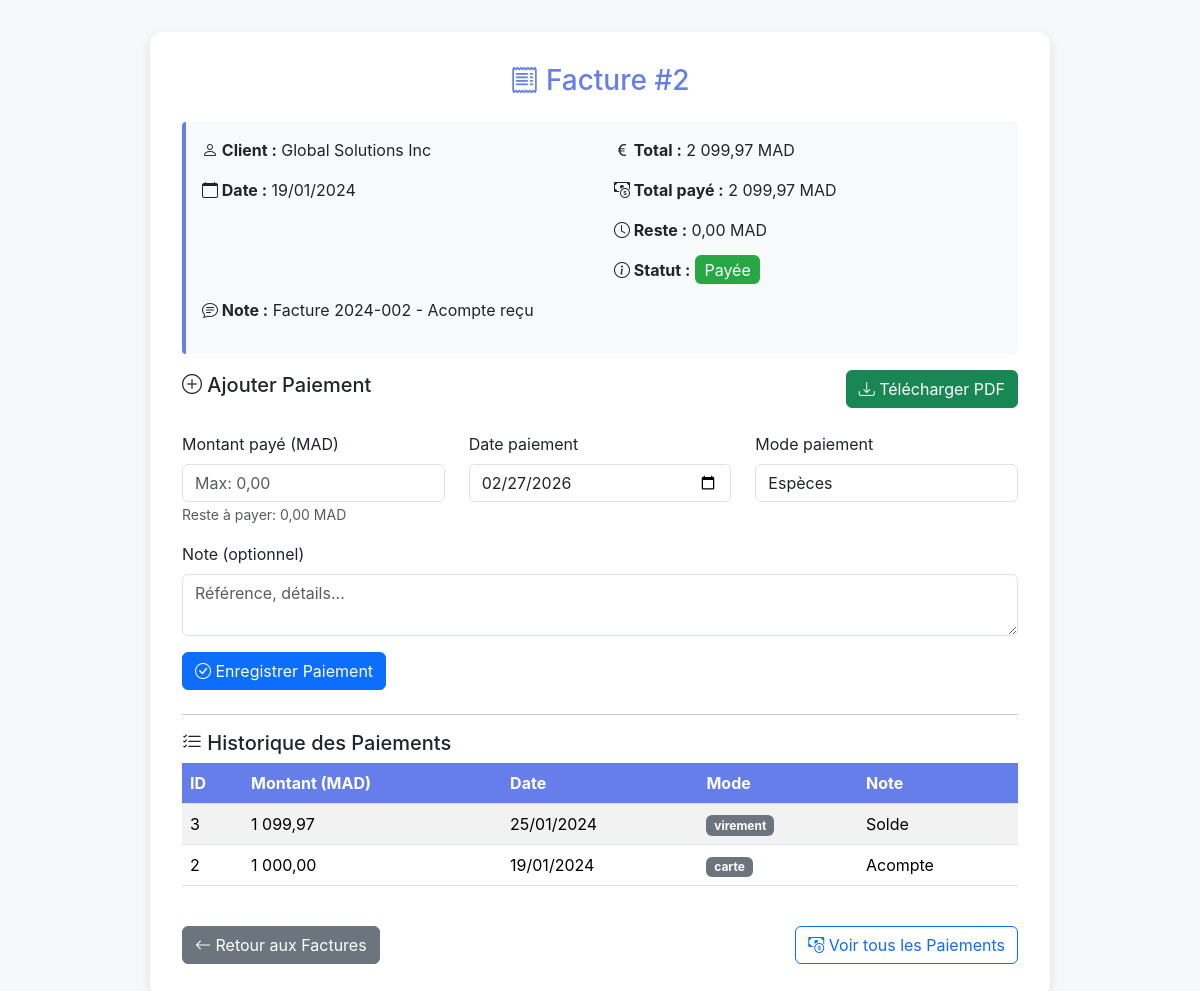
/facture_view.php?id=2 (signed in), run on the app's committed database.
### tables this page shows
CREATE TABLE `factures` (
  `id` int(11) NOT NULL,
  `client_id` int(11) DEFAULT NULL,
  `date_facture` date NOT NULL,
  `total` decimal(10,2) NOT NULL,
  `statut` enum('impayee','payee','partiellement_payee') DEFAULT 'impayee',
  `note` text DEFAULT NULL,
  `created_at` timestamp NOT NULL DEFAULT current_timestamp()
);

CREATE TABLE `clients` (
  `id` int(11) NOT NULL,
  `client` varchar(100) NOT NULL,
  `adresse` text DEFAULT NULL,
  `ville` varchar(100) DEFAULT NULL,
  `pays` varchar(100) DEFAULT NULL,
  `telephone` varchar(20) DEFAULT NULL,
  `fax` varchar(20) DEFAULT NULL,
  `email` varchar(100) DEFAULT NULL,
  `personne_a_contacter` varchar(100) DEFAULT NULL,
  `commercial` varchar(100) DEFAULT NULL,
  `created_at` timestamp NOT NULL DEFAULT current_timestamp()
);

CREATE TABLE `paiements` (
  `id` int(11) NOT NULL,
  `facture_id` int(11) DEFAULT NULL,
  `montant` decimal(10,2) NOT NULL,
  `date_paiement` date NOT NULL,
  `mode_paiement` enum('especes','carte','virement','cheque') DEFAULT 'especes',
  `note` text DEFAULT NULL,
  `created_at` timestamp NOT NULL DEFAULT current_timestamp()
);

### facture_view.php (the view, shortened to what this page needs)
<?php
$facture_id = intval($_GET['id']);
$stmt = $pdo->prepare("
    SELECT f.*, c.client AS client_nom
    FROM factures f
    LEFT JOIN clients c ON f.client_id = c.id
    WHERE f.id = ?
");
$stmt->execute([$facture_id]);
$facture = $stmt->fetch(PDO::FETCH_ASSOC);
$stmt = $pdo->prepare("SELECT * FROM paiements WHERE facture_id = ? ORDER BY date_paiement DESC");
$stmt->execute([$facture_id]);
$paiements = $stmt->fetchAll(PDO::FETCH_ASSOC);
$total_facture = floatval($facture['total']);
$total_paye = 0;
foreach ($paiements as $p) {
    $total_paye += floatval($p['montant']);
}
$reste = $total_facture - $total_paye;
?>
<!DOCTYPE html>
<html lang="fr">
<head>
<link href="css/bootstrap.min.css" rel="stylesheet">
<link href="https://cdn.jsdelivr.net/npm/bootstrap-icons@1.11.3/font/bootstrap-icons.css" rel="stylesheet">
</head>
<body>
<div class="container">
    <h3><i class="bi bi-receipt"></i> Facture #<?= $facture_id ?></h3>
    <div class="info-card">
        <div class="row">
            <div class="col-md-6">
                <p><strong><i class="bi bi-person"></i> Client :</strong> <?= htmlspecialchars($facture['client_nom'] ?? '—') ?></p>
                <p><strong><i class="bi bi-calendar"></i> Date :</strong> <?= htmlspecialchars(date('d/m/Y', strtotime($facture['date_facture'] ?? date('Y-m-d')))) ?></p>
            </div>
            <div class="col-md-6">
                <p><strong><i class="bi bi-currency-euro"></i> Total :</strong> <?= number_format($total_facture,2,',',' ') ?> MAD</p>
                <p><strong><i class="bi bi-cash-coin"></i> Total payé :</strong> <?= number_format($total_paye,2,',',' ') ?> MAD</p>
                <p><strong><i class="bi bi-clock"></i> Reste :</strong> <?= number_format($reste,2,',',' ') ?> MAD</p>
                <p><strong><i class="bi bi-info-circle"></i> Statut :</strong>
                    <?php if ($reste <= 0): ?>
                        <span class="badge-paid">Payée</span>
                    <?php elseif ($total_paye > 0): ?>
                        <span class="badge-part">Partiellement Payée</span>
                    <?php else: ?>
                        <span class="badge-unpaid">Non Payée</span>
                    <?php endif; ?>
                </p>
            </div>
        </div>
        <?php if (!empty($facture['note'])): ?>
            <p><strong><i class="bi bi-chat-text"></i> Note :</strong> <?= htmlspecialchars($facture['note']) ?></p>
        <?php endif; ?>
    </div>
    <div class="d-flex justify-content-between align-items-center mb-4">
        <h5><i class="bi bi-plus-circle"></i> Ajouter Paiement</h5>
        <a href="facture_pdf.php?id=<?= $facture_id ?>" class="btn btn-success" target="_blank">
            <i class="bi bi-download"></i> Télécharger PDF
        </a>
    </div>
    <form method="POST" class="mb-4">
      <div class="row">
        <div class="col-md-4 mb-3">
          <label class="form-label">Montant payé (MAD)</label>
          <input type="number" step="0.01" name="montant" class="form-control" required
                 max="<?= $reste ?>" placeholder="Max: <?= number_format($reste,2,',',' ') ?>">
          <small class="text-muted">Reste à payer: <?= number_format($reste,2,',',' ') ?> MAD</small>
        </div>
        <div class="col-md-4 mb-3">
          <label class="form-label">Date paiement</label>
          <input type="date" name="date_paiement" class="form-control" value="<?= date('Y-m-d') ?>">
        </div>
        <div class="col-md-4 mb-3">
          <label class="form-label">Mode paiement</label>
          <select name="mode_paiement" class="form-control">
            <option>Espèces</option>
          </select>
        </div>
      </div>
      <div class="mb-3">
        <label class="form-label">Note (optionnel)</label>
        <textarea name="note" class="form-control" rows="2" placeholder="Référence, détails..."></textarea>
      </div>
      <button class="btn btn-primary"><i class="bi bi-check-circle"></i> Enregistrer Paiement</button>
    </form>
    <hr>
    <h5><i class="bi bi-list-check"></i> Historique des Paiements</h5>
    <div class="table-responsive">
        <table class="table table-striped">
          <thead>
            <tr>
                <th>ID</th>
                <th>Montant (MAD)</th>
                <th>Date</th>
                <th>Mode</th>
                <th>Note</th>
            </tr>
          </thead>
          <tbody>
            <?php if ($paiements): ?>
                <?php foreach ($paiements as $p): ?>
                <tr>
                    <td><?= $p['id'] ?></td>
                    <td><?= number_format($p['montant'],2,',',' ') ?></td>
                    <td><?= htmlspecialchars(date('d/m/Y', strtotime($p['date_paiement'] ?? date('Y-m-d')))) ?></td>
                    <td><span class="badge bg-secondary"><?= htmlspecialchars($p['mode_paiement'] ?? '—') ?></span></td>
                    <td><?= htmlspecialchars($p['note'] ?? '') ?></td>
                </tr>
                <?php endforeach; ?>
            <?php else: ?>
                <tr><td colspan="5" class="text-center text-muted">Aucun paiement enregistré</td></tr>
            <?php endif; ?>
          </tbody>
        </table>
    </div>
    <div class="d-flex justify-content-between mt-4">
        <a href="facture_list.php" class="btn btn-secondary"><i class="bi bi-arrow-left"></i> Retour aux Factures</a>
        <a href="paiement_list.php" class="btn btn-outline-primary"><i class="bi bi-cash-coin"></i> Voir tous les Paiements</a>
    </div>
</div>
</body>
</html>

### facture_view.php (style rules this page uses)
body { font-family:'Inter',sans-serif; background:#f7f8fa; margin:0; padding:2rem; }
.container { max-width:900px; background:white; padding:2rem; border-radius:12px; box-shadow:0 4px 12px rgba(0,0,0,0.1); }
h3 { color:#667eea; margin-bottom:1.5rem; text-align:center; }
.table th { background:#667eea; color:#fff; }
.badge-paid { background:#28a745; color:white; padding:0.3rem 0.6rem; border-radius:6px; }
.info-card { background:#f8f9fa; border-left:4px solid #667eea; padding:1rem; border-radius:4px; margin-bottom:1rem; }

### data on the page
factures: client.client "Global Solutions Inc", total "2 099,97", total "0,00", note "Facture 2024-002 - Acompte reçu", montant "Max: 0,00"
paiements: id "3", montant "1 099,97", mode_paiement "virement", note "Solde"
paiements: id "2", montant "1 000,00", mode_paiement "carte", note "Acompte"

### other printed values
$facture_id "2"
$total_paye "2 099,97"
